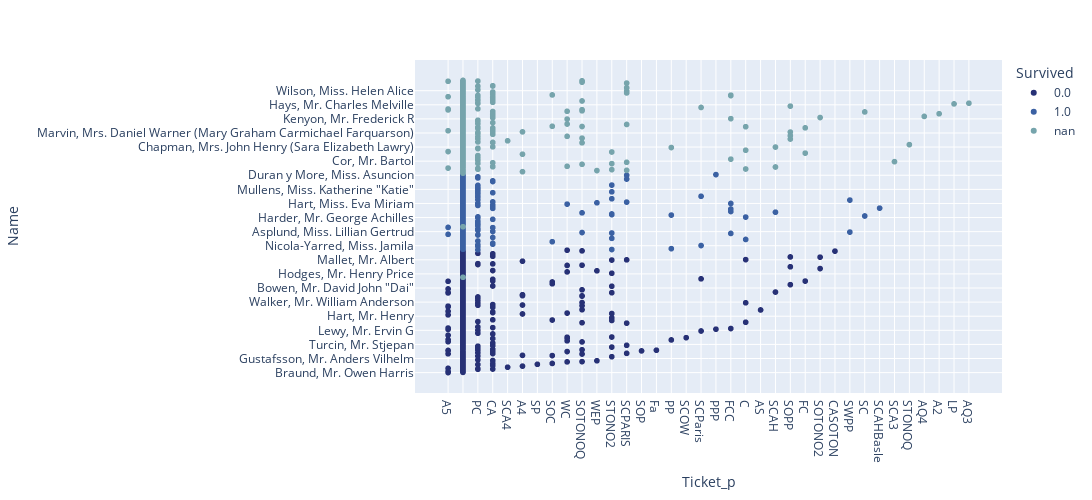

Notebook code cell kept with this figure:
### Code cell
dfplt = df.copy(deep=True)
fig = px.scatter(dfplt.astype(str), x="Ticket_p", y="Name", color= "Survived",
                 color_discrete_sequence=cm, size_max=6,width=1200, height=500)
fig.show()

### Figure 1 — Plotly figure (JSON) as saved in the notebook; plotly's stock layout.template omitted (floating-point values rounded to 4 significant figures; data arrays with more than 128 entries replaced by an {"elided": "..."} marker saying what was removed)
{"data": [{"hovertemplate": "Survived=0.0<br>Ticket_p=%{x}<br>Name=%{y}<extra></extra>", "legendgroup": "0.0", "marker": {"color": "#273176", "symbol": "circle"}, "mode": "markers", "name": "0.0", "showlegend": true, "x": {"elided": "549 str values"}, "xaxis": "x", "y": {"elided": "549 str values"}, "yaxis": "y", "type": "scattergl"}, {"hovertemplate": "Survived=1.0<br>Ticket_p=%{x}<br>Name=%{y}<extra></extra>", "legendgroup": "1.0", "marker": {"color": "#3B61A3", "symbol": "circle"}, "mode": "markers", "name": "1.0", "showlegend": true, "x": {"elided": "342 str values"}, "xaxis": "x", "y": {"elided": "342 str values"}, "yaxis": "y", "type": "scattergl"}, {"hovertemplate": "Survived=nan<br>Ticket_p=%{x}<br>Name=%{y}<extra></extra>", "legendgroup": "nan", "marker": {"color": "#76A4AC", "symbol": "circle"}, "mode": "markers", "name": "nan", "showlegend": true, "x": {"elided": "418 str values"}, "xaxis": "x", "y": {"elided": "418 str values"}, "yaxis": "y", "type": "scattergl"}], "layout": {"xaxis": {"anchor": "y", "domain": [0.0, 1.0], "title": {"text": "Ticket_p"}}, "yaxis": {"anchor": "x", "domain": [0.0, 1.0], "title": {"text": "Name"}}, "legend": {"title": {"text": "Survived"}, "tracegroupgap": 0}, "margin": {"t": 60}, "height": 500, "width": 1200}}
